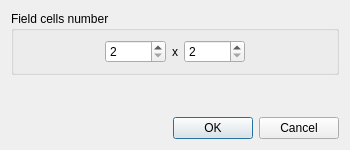
<?xml version="1.0" encoding="UTF-8"?>
<ui version="4.0">
 <class>CircuitSettingsDialog</class>
 <widget class="QDialog" name="CircuitSettingsDialog">
  <property name="geometry">
   <rect>
    <x>0</x>
    <y>0</y>
    <width>350</width>
    <height>150</height>
   </rect>
  </property>
  <property name="windowTitle">
   <string>Dialog</string>
  </property>
  <layout class="QVBoxLayout" name="verticalLayout">
   <item>
    <widget class="QWidget" name="widget" native="true">
     <layout class="QHBoxLayout" name="horizontalLayout">
      <property name="leftMargin">
       <number>0</number>
      </property>
      <property name="topMargin">
       <number>0</number>
      </property>
      <property name="rightMargin">
       <number>0</number>
      </property>
      <property name="bottomMargin">
       <number>0</number>
      </property>
      <item>
       <widget class="QGroupBox" name="FieldSizeGroup">
        <property name="title">
         <string>Field cells number</string>
        </property>
        <layout class="QHBoxLayout" name="horizontalLayout_2">
         <item>
          <spacer name="horizontalSpacer_3">
           <property name="orientation">
            <enum>Qt::Horizontal</enum>
           </property>
           <property name="sizeHint" stdset="0">
            <size>
             <width>40</width>
             <height>20</height>
            </size>
           </property>
          </spacer>
         </item>
         <item>
          <widget class="QSpinBox" name="fieldWidth">
           <property name="minimum">
            <number>2</number>
           </property>
           <property name="maximum">
            <number>10000</number>
           </property>
           <property name="singleStep">
            <number>5</number>
           </property>
          </widget>
         </item>
         <item>
          <widget class="QLabel" name="labelX_2">
           <property name="sizePolicy">
            <sizepolicy hsizetype="Minimum" vsizetype="Preferred">
             <horstretch>0</horstretch>
             <verstretch>0</verstretch>
            </sizepolicy>
           </property>
           <property name="text">
            <string>x</string>
           </property>
          </widget>
         </item>
         <item>
          <widget class="QSpinBox" name="fieldHeight">
           <property name="minimum">
            <number>2</number>
           </property>
           <property name="maximum">
            <number>10000</number>
           </property>
           <property name="singleStep">
            <number>5</number>
           </property>
          </widget>
         </item>
         <item>
          <spacer name="horizontalSpacer_4">
           <property name="orientation">
            <enum>Qt::Horizontal</enum>
           </property>
           <property name="sizeHint" stdset="0">
            <size>
             <width>40</width>
             <height>20</height>
            </size>
           </property>
          </spacer>
         </item>
        </layout>
       </widget>
      </item>
     </layout>
    </widget>
   </item>
   <item>
    <spacer name="verticalSpacer">
     <property name="orientation">
      <enum>Qt::Vertical</enum>
     </property>
     <property name="sizeHint" stdset="0">
      <size>
       <width>20</width>
       <height>40</height>
      </size>
     </property>
    </spacer>
   </item>
   <item>
    <widget class="QDialogButtonBox" name="buttonBox">
     <property name="orientation">
      <enum>Qt::Horizontal</enum>
     </property>
     <property name="standardButtons">
      <set>QDialogButtonBox::Cancel|QDialogButtonBox::Ok</set>
     </property>
    </widget>
   </item>
  </layout>
 </widget>
 <resources/>
 <connections>
  <connection>
   <sender>buttonBox</sender>
   <signal>accepted()</signal>
   <receiver>CircuitSettingsDialog</receiver>
   <slot>accept()</slot>
   <hints>
    <hint type="sourcelabel">
     <x>248</x>
     <y>254</y>
    </hint>
    <hint type="destinationlabel">
     <x>157</x>
     <y>274</y>
    </hint>
   </hints>
  </connection>
  <connection>
   <sender>buttonBox</sender>
   <signal>rejected()</signal>
   <receiver>CircuitSettingsDialog</receiver>
   <slot>reject()</slot>
   <hints>
    <hint type="sourcelabel">
     <x>316</x>
     <y>260</y>
    </hint>
    <hint type="destinationlabel">
     <x>286</x>
     <y>274</y>
    </hint>
   </hints>
  </connection>
 </connections>
</ui>
